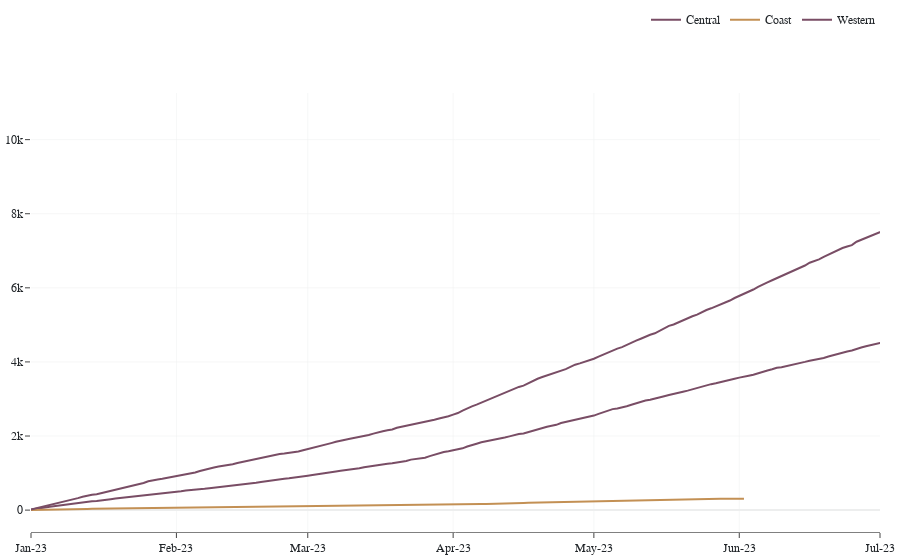

Here is the notebook cell this chart was saved with:
### Code cell
perioddata.rename(columns={'loss_of_consciousness':'LoC'},inplace=True)
perioddata = perioddata.T[['Feb-23','Mar-23','Apr-23','May-23','Jun-23']]

fig_period_heatmap = heatmap_plot(perioddata, 'Symptoms')

count_data = data[['date_of_admission','region']].groupby(['region','date_of_admission'])[['date_of_admission']]\
                         .count().rename(columns={'date_of_admission':'Count'}).reset_index()
count_data['cumsum'] = count_data.groupby('region')['Count'].cumsum()
cum_plot = px.line(count_data, x = 'date_of_admission',y='cumsum',color='region',range_x=['2023-01-01','2023-07-01'],
                   color_discrete_sequence = discrete_color,
                   hover_name='region',hover_data={'region':False,'cumsum':True})

cum_plot.update_xaxes(title = None,linecolor='gray',ticks='outside',dtick='M1',tickformat='%b-%y')
cum_plot.update_yaxes(title = None,ticks='outside')
cum_plot.update_layout(margin = margin,legend = dict(orientation='h',title=None,yanchor='top',y=1.2,xanchor='right',x=1))

### Figure 1 — Plotly figure (JSON) as saved in the notebook; plotly's stock layout.template omitted (floating-point values rounded to 4 significant figures; data arrays with more than 128 entries replaced by an {"elided": "..."} marker saying what was removed)
{"data": [{"customdata": {"elided": "257x1 str values"}, "hovertemplate": "<b>%{hovertext}</b><br><br>date_of_admission=%{x}<br>cumsum=%{y}<extra></extra>", "hovertext": {"elided": "257 str values"}, "legendgroup": "Central", "line": {"color": "#794d65", "dash": "solid"}, "marker": {"symbol": "circle"}, "mode": "lines", "name": "Central", "orientation": "v", "showlegend": true, "type": "scatter", "x": {"elided": "257 str values"}, "xaxis": "x", "y": {"elided": "257 int values"}, "yaxis": "y"}, {"customdata": {"elided": "129x1 str values"}, "hovertemplate": "<b>%{hovertext}</b><br><br>date_of_admission=%{x}<br>cumsum=%{y}<extra></extra>", "hovertext": {"elided": "129 str values"}, "legendgroup": "Coast", "line": {"color": "#c39054", "dash": "solid"}, "marker": {"symbol": "circle"}, "mode": "lines", "name": "Coast", "orientation": "v", "showlegend": true, "type": "scatter", "x": {"elided": "129 str values"}, "xaxis": "x", "y": {"elided": "129 int values"}, "yaxis": "y"}, {"customdata": {"elided": "257x1 str values"}, "hovertemplate": "<b>%{hovertext}</b><br><br>date_of_admission=%{x}<br>cumsum=%{y}<extra></extra>", "hovertext": {"elided": "257 str values"}, "legendgroup": "Western", "line": {"color": "#794d65", "dash": "solid"}, "marker": {"symbol": "circle"}, "mode": "lines", "name": "Western", "orientation": "v", "showlegend": true, "type": "scatter", "x": {"elided": "257 str values"}, "xaxis": "x", "y": {"elided": "257 int values"}, "yaxis": "y"}], "layout": {"legend": {"orientation": "h", "title": {}, "tracegroupgap": 0, "x": 1, "xanchor": "right", "y": 1.2, "yanchor": "top"}, "margin": {"b": 5, "l": 10, "r": 10, "t": 5}, "xaxis": {"anchor": "y", "domain": [0, 1], "dtick": "M1", "linecolor": "gray", "range": ["2023-01-01", "2023-07-01"], "tickformat": "%b-%y", "ticks": "outside", "title": {}}, "yaxis": {"anchor": "x", "domain": [0, 1], "ticks": "outside", "title": {}}}}
